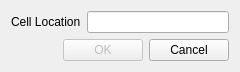
<?xml version="1.0" encoding="UTF-8"?>
<ui version="4.0">
 <class>GoToCellDialog</class>
 <widget class="QWidget" name="GoToCellDialog">
  <property name="geometry">
   <rect>
    <x>0</x>
    <y>0</y>
    <width>240</width>
    <height>71</height>
   </rect>
  </property>
  <property name="windowTitle">
   <string>Go to Cell</string>
  </property>
  <layout class="QVBoxLayout" name="verticalLayout">
   <item>
    <layout class="QHBoxLayout" name="horizontalLayout">
     <item>
      <widget class="QLabel" name="CellLocation">
       <property name="text">
        <string>Cell Location</string>
       </property>
       <property name="buddy">
        <cstring>lineEdit</cstring>
       </property>
      </widget>
     </item>
     <item>
      <widget class="QLineEdit" name="lineEdit"/>
     </item>
    </layout>
   </item>
   <item>
    <layout class="QHBoxLayout" name="horizontalLayout_2">
     <item>
      <spacer name="horizontalSpacer">
       <property name="orientation">
        <enum>Qt::Horizontal</enum>
       </property>
       <property name="sizeHint" stdset="0">
        <size>
         <width>58</width>
         <height>20</height>
        </size>
       </property>
      </spacer>
     </item>
     <item>
      <widget class="QPushButton" name="OkButton">
       <property name="enabled">
        <bool>false</bool>
       </property>
       <property name="text">
        <string>OK</string>
       </property>
       <property name="default">
        <bool>true</bool>
       </property>
      </widget>
     </item>
     <item>
      <widget class="QPushButton" name="Cancel">
       <property name="text">
        <string>Cancel</string>
       </property>
      </widget>
     </item>
    </layout>
   </item>
  </layout>
 </widget>
 <tabstops>
  <tabstop>lineEdit</tabstop>
  <tabstop>OkButton</tabstop>
  <tabstop>Cancel</tabstop>
 </tabstops>
 <resources/>
 <connections/>
</ui>
